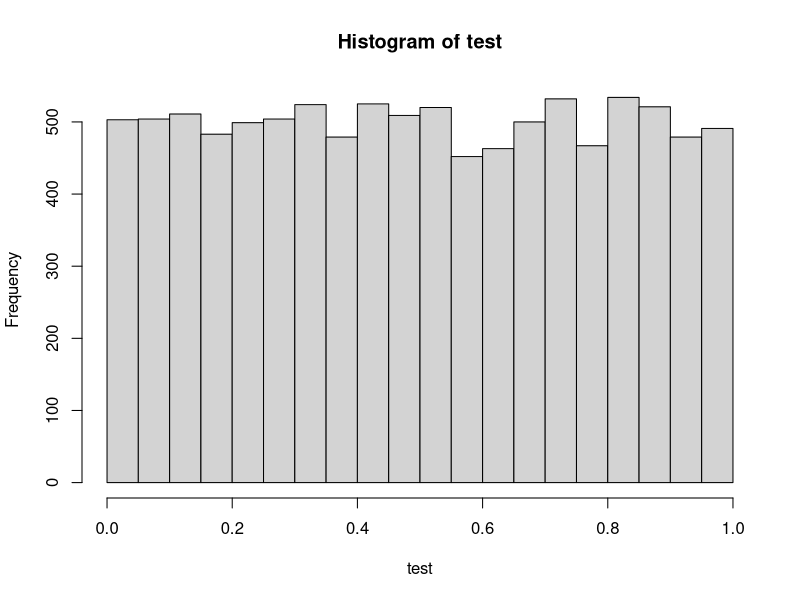

Generate this figure with R:

random2 <- function(reps, seed){

  IM1 <- 2147483563
  IM2 <- 2147483399
  AM <- 1.0 / IM1
  IMM1 <- IM1 - 1
  IA1 <- 40014
  IA2 <- 40692
  IQ1 <- 53668
  IQ2 <- 52774
  IR1 <- 12211
  IR2 <- 3791
  NTAB <- 32
  NDIV <- 1 + as.integer(IMM1/NTAB)
  EPS <- 1.2e-7
  RNMX <- 1.0 - EPS
  
  idum2 <- 123456789
  
  numran <- reps
  ran1 <- 0
  
  iy <- 0
  iv <- rep(0, NTAB)
  random <- rep(0, numran)
  
  icount <- 1
  
  idum <- -seed
  
  for (icount in 1:numran){
    if (idum <= 0){
      idum <- max(-idum, 1)
      for (j in seq(NTAB+8, 1, -1)){
        k = as.integer(idum/IQ1)
        idum <- IA1*(idum-k*IQ1) - IR1*k
        if (idum < 0)
          idum <- idum + IM1
        if (j <= NTAB)
          iv[j] <- idum
      }
      iy <- iv[1]
    }
    k <- as.integer(idum/IQ1)
    idum <- IA1*(idum-k*IQ1)-IR1*k
    if (idum < 0)
      idum <- idum + IM1
    
    k <- as.integer(idum2/IQ2)
    idum2 <- IA2*(idum2 - k * IQ2)-k*IR2
    if (idum2 < 0)
      idum2 <- idum2 + IM2
    
    j <- 1 + as.integer(iy/NDIV)
    iy <- iv[j] - idum2
    iv[j] <- idum
    if (iy < 1)
      iy <- iy + IMM1
    ran2 <- min(AM*iy, RNMX)
    random[icount] <- ran2
  }
  random
}

test <- random2(10000, 1)
hist(test)